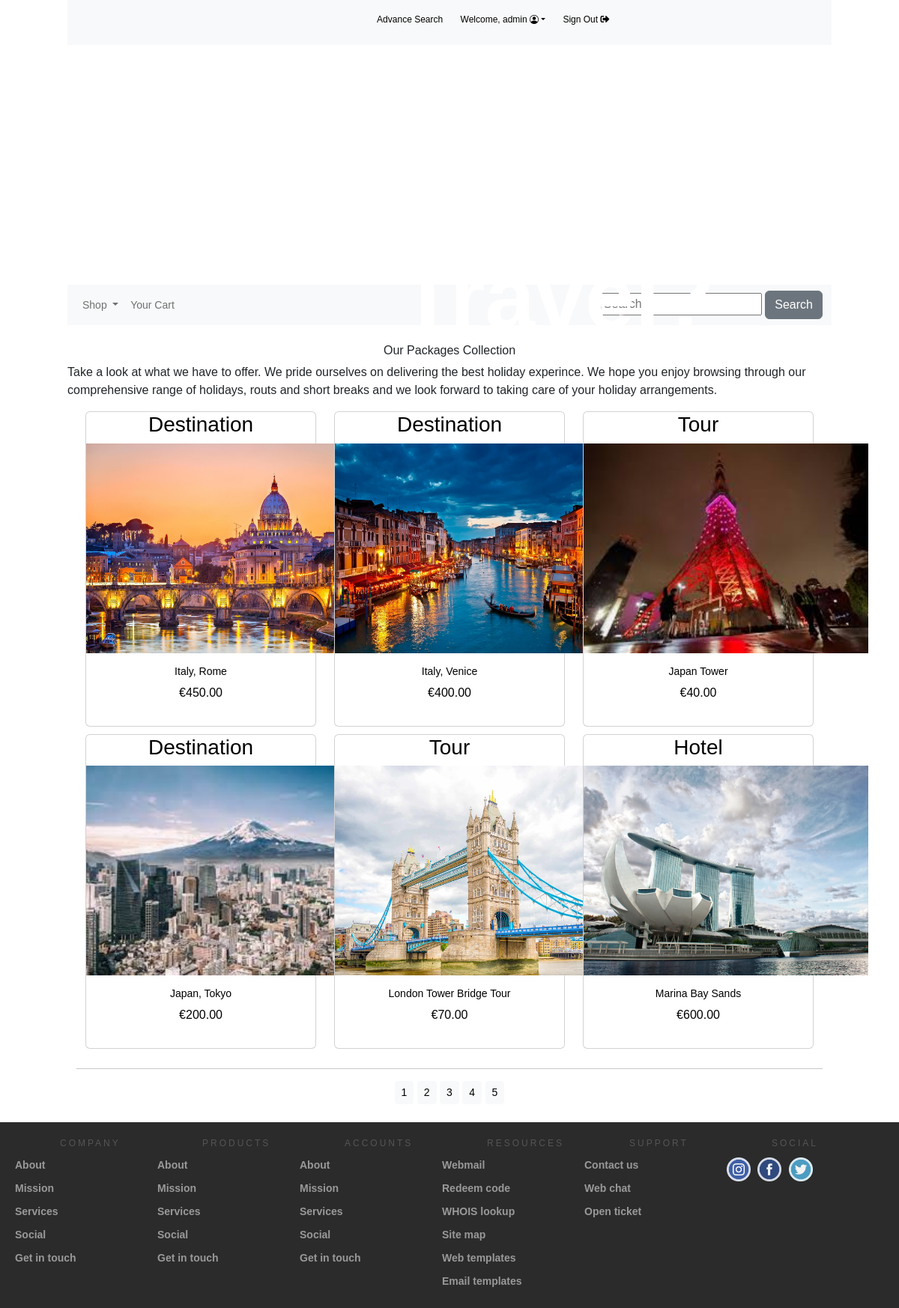
Page /?page=2 (signed in) on the committed database.
### accounts/models.py (models this page shows)
class CustomUser(AbstractUser):
    age = models.PositiveIntegerField(null=True, blank=True)

### shop/models.py (models this page shows, shortened)
class Product(models.Model):
    id = models.UUIDField(primary_key=True, default=uuid.uuid4, editable=False)
    name = models.CharField(max_length=250, unique=True)
    destination = models.CharField(max_length=250, blank=True, null=True)
    description = models.TextField(blank = True)
    category = models.ForeignKey(Category, on_delete=models.CASCADE)
    price = models.DecimalField(max_digits=10, decimal_places=2)
    image = models.ImageField(upload_to='product', blank=True)
    stock = models.IntegerField()
    star_rating = models.IntegerField(blank=True, null=True)
    available = models.BooleanField(default=True)
    created = models.DateTimeField(auto_now_add=True, blank = True, null= True)
    updated = models.DateTimeField(auto_now=True, blank = True, null= True)
    class Meta:
        ordering = ('name',)
        verbose_name = 'product'
        verbose_name_plural = 'products'
    def get_absolute_url(self):
        return reverse('shop:products_detail', args=[self.category.id, self.id])

class Category(models.Model):
    id = models.UUIDField(primary_key=True, default=uuid.uuid4, editable=False)
    name = models.CharField(max_length=250, unique=True)
    description = models.TextField(blank=True)
    class Meta:
        ordering = ["name"]
        verbose_name = "category"
        verbose_name_plural = "categories"
    def get_absolute_url(self):
        return reverse("shop:products_by_category", args=[self.id])
    def __str__(self):
        return self.name

### shop/views.py (the view)
# urls.py: path('', views.prod_list, name = 'all_products'),
def prod_list(request, category_id=None):
    category = None
    products = Product.objects.filter(available=True)
    if category_id:
        category = get_object_or_404(Category, id=category_id)
        products = Product.objects.filter(category=category, available=True)
    paginator = Paginator(products, 6)
    try:
        page = int(request.GET.get("page", "1"))
    except:
        page = 1
    try:
        products = paginator.page(page)
    except(EmptyPage, InvalidPage):
        products = paginator.page(paginator.num_pages)
    return render(request, "shop/category.html", {"category": category, "prods": products})

### cart/context_processors.py (called while the page is built)
def counter(request):
    item_count = 0
    if "admin" in request.path:
        return {}
    else:
        try:
            cart = Cart.objects.filter(cart_id=_cart_id(request))
            cart_items = CartItem.objects.all().filter(cart=cart[:1])
            for cart_item in cart_items:
                item_count += cart_item.quantity
        except Cart.DoesNotExist:
            item_count = 0
        return {"item_count": item_count}

### cart/views.py (called while the page is built)
def _cart_id(request):
    cart = request.session.session_key
    if not cart:
        cart = request.session.create()
    return cart

### shop/context_processors.py (called while the page is built)
def menu_links(requset):
    links = Category.objects.all()
    return {"links": links}

### shop/templates/shop/category.html (shortened to what this page needs)
{% extends "base.html" %}
{% load static %}
{% block content %}
{% if category %}
</div>
<br>
<div>
    <h1>{{category.name}}</h1>
    <p>{{category.description}}</p>
    </div>
    {% else %}
    <br>
    <div>
    <h1 class="text-center my_title" >Our Packages Collection</h1>
    <p class="text-justify">Take a look at what we have to offer. We pride ourselves on delivering the best holiday experince. We hope you enjoy browsing through our comprehensive range of holidays, routs and short breaks and we look forward to taking care of your holiday arrangements.</p>
    </div>
    {% endif %}
    <div class="container">
        <div class="row mx-auto">
            {% for product in prods %}
                <div class="my_bottom_margin col-9 col-lg-4 col-sm-12 col-md-4">
                    <div class="card text-center" style="min-width:18rem; color:black">
                        <h3>{{product.category}}</h3>
                        <a class ="img" href="{{product.get_absolute_url}}"><img style="height: 280px; width: 380px;" class="card-img-topmy_image" src="{{product.image.url}}" alt="{{products.name}}"></a>
                        <div class="card-body">
                            <h4>{{product.name}}</h4>
                            <p>€{{product.price}}</p>
                        </div>
                    </div>
                </div>
            {% endfor %}
        </div>
        <div class="mx-auto">
            {% if prods.paginator.num_pages > 1 %}
                <hr>
                <div class="text-center">
                    {% for pg in prods.paginator.page_range %}
                        <a href="?page={{pg}}" class="btn btn-light btn-sm {% if products.number == pg %}active{% endif %}">{{pg}}</a>
                    {% endfor %}
                </div>
            {% endif %}
        </div>
    </div>
    <br>
</div>
{% endblock %}

### shop/templates/top-navbar.html (shortened to what this page needs)
<div>
    <div class="my_custom_menu">
        <ul>
            <li>
                <a href="{% url 'filter_search' %}">Advance Search</a>
            </li>
            {% if user.is_authenticated %}
            <li>Welcome, <a href="#" class="dropdown-toggle" data-bs-toggle="dropdown" aria-haspopup="true" aria-expanded="false">{{ user.username }} <i class="bi bi-person-circle"></i></a>
            </li>
            <li>
                <a href="{% url 'logout' %}">Sign Out <i class="fas fa-sign-out-alt"></i></a>
            </li>
            {% endif %}
        </ul>
    </div>
</div>

### static/css/style.css (style rules this page uses)
* { font-family: sans-serif }
.my_title { font-size: 16px; }
.my_bottom_margin { margin-bottom: 10px; }
.card-body h4 { font-size: 14px; }
.my_custom_menu { text-align: right !important; padding-right: 7cm; }
.my_custom_menu ul li { list-style: none; color: #000; font-size: 12px; padding-right: 20px; display: inline; }
.my_custom_menu ul li a { text-decoration: none; color: #000; font-size: 12px; }

### rows in the picture
CustomUser: username "admin"
Product: category "Destination", image (picture), name "Italy, Rome", price "450.00"
Product: category "Destination", image (picture), name "Italy, Venice", price "400.00"
Product: category "Tour", image (picture), name "Japan Tower", price "40.00"
Product: category "Destination", image (picture), name "Japan, Tokyo", price "200.00"
Product: category "Tour", image (picture), name "London Tower Bridge Tour", price "70.00"
Product: category "Hotel", image (picture), name "Marina Bay Sands", price "600.00"

### other values in the picture
{{ pg }} "1" "2" "3" "4" "5"
